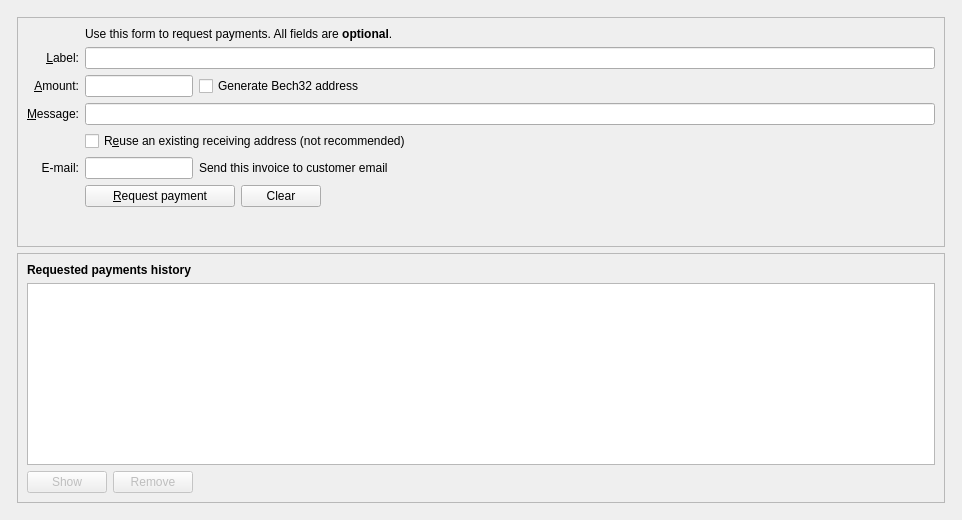
<?xml version="1.0" encoding="UTF-8"?>
<ui version="4.0">
 <class>ReceiveCoinsDialog</class>
 <widget class="QWidget" name="ReceiveCoinsDialog">
  <property name="geometry">
   <rect>
    <x>0</x>
    <y>0</y>
    <width>962</width>
    <height>520</height>
   </rect>
  </property>
  <layout class="QVBoxLayout" name="verticalLayout" stretch="0">
   <item>
    <layout class="QVBoxLayout" name="verticalLayout_Master" stretch="1">
     <property name="spacing">
      <number>0</number>
     </property>
     <item>
      <widget class="QFrame" name="frame_BG">
       <layout class="QVBoxLayout" name="verticalLayout_5">
        <property name="leftMargin">
         <number>6</number>
        </property>
        <property name="topMargin">
         <number>6</number>
        </property>
        <property name="rightMargin">
         <number>6</number>
        </property>
        <property name="bottomMargin">
         <number>6</number>
        </property>
        <item>
         <widget class="QFrame" name="frame2">
          <property name="sizePolicy">
           <sizepolicy hsizetype="Preferred" vsizetype="Expanding">
            <horstretch>0</horstretch>
            <verstretch>0</verstretch>
           </sizepolicy>
          </property>
          <property name="frameShape">
           <enum>QFrame::StyledPanel</enum>
          </property>
          <property name="frameShadow">
           <enum>QFrame::Sunken</enum>
          </property>
          <layout class="QVBoxLayout" name="verticalLayout_3">
           <item>
            <layout class="QGridLayout" name="gridLayout">
             <item row="4" column="2">
              <widget class="QLineEdit" name="reqLabel">
               <property name="toolTip">
                <string>An optional label to associate with the new receiving address.</string>
               </property>
              </widget>
             </item>
             <item row="6" column="0">
              <widget class="QLabel" name="label_3">
               <property name="toolTip">
                <string>An optional message to attach to the payment request, which will be displayed when the request is opened. Note: The message will not be sent with the payment over the Anker network.</string>
               </property>
               <property name="text">
                <string>&amp;Message:</string>
               </property>
               <property name="alignment">
                <set>Qt::AlignRight|Qt::AlignTrailing|Qt::AlignVCenter</set>
               </property>
               <property name="buddy">
                <cstring>reqMessage</cstring>
               </property>
              </widget>
             </item>
             <item row="7" column="0">
              <widget class="QLabel" name="label_4">
               <property name="text">
                <string/>
               </property>
              </widget>
             </item>
             <item row="2" column="2">
              <widget class="QLabel" name="label_5">
               <property name="text">
                <string>Use this form to request payments. All fields are &lt;b&gt;optional&lt;/b&gt;.</string>
               </property>
              </widget>
             </item>
             <item row="4" column="0">
              <widget class="QLabel" name="label_2">
               <property name="toolTip">
                <string>An optional label to associate with the new receiving address.</string>
               </property>
               <property name="text">
                <string>&amp;Label:</string>
               </property>
               <property name="alignment">
                <set>Qt::AlignRight|Qt::AlignTrailing|Qt::AlignVCenter</set>
               </property>
               <property name="buddy">
                <cstring>reqLabel</cstring>
               </property>
              </widget>
             </item>
             <item row="5" column="0">
              <widget class="QLabel" name="label">
               <property name="toolTip">
                <string>An optional amount to request. Leave this empty or zero to not request a specific amount.</string>
               </property>
               <property name="text">
                <string>&amp;Amount:</string>
               </property>
               <property name="alignment">
                <set>Qt::AlignRight|Qt::AlignTrailing|Qt::AlignVCenter</set>
               </property>
               <property name="buddy">
                <cstring>reqAmount</cstring>
               </property>
              </widget>
             </item>
             <item row="7" column="2">
              <widget class="QCheckBox" name="reuseAddress">
               <property name="toolTip">
                <string>Reuse one of the previously used receiving addresses.&lt;br&gt;Reusing addresses has security and privacy issues.&lt;br&gt;Do not use this unless re-generating a payment request made before.</string>
               </property>
               <property name="text">
                <string>R&amp;euse an existing receiving address (not recommended)</string>
               </property>
              </widget>
             </item>
             <item row="6" column="2">
              <widget class="QLineEdit" name="reqMessage">
               <property name="toolTip">
                <string>An optional message to attach to the payment request, which will be displayed when the request is opened.&lt;br&gt;Note: The message will not be sent with the payment over the Anker network.</string>
               </property>
              </widget>
             </item>
             <item row="9" column="2">
              <layout class="QHBoxLayout" name="horizontalLayout">
               <item>
                <widget class="QPushButton" name="receiveButton">
                 <property name="minimumSize">
                  <size>
                   <width>150</width>
                   <height>0</height>
                  </size>
                 </property>
                 <property name="text">
                  <string>&amp;Request payment</string>
                 </property>
                </widget>
               </item>
               <item>
                <widget class="QPushButton" name="clearButton">
                 <property name="sizePolicy">
                  <sizepolicy hsizetype="Minimum" vsizetype="Fixed">
                   <horstretch>0</horstretch>
                   <verstretch>0</verstretch>
                  </sizepolicy>
                 </property>
                 <property name="toolTip">
                  <string>Clear all fields of the form.</string>
                 </property>
                 <property name="text">
                  <string>Clear</string>
                 </property>
                 <property name="icon">
                  <iconset resource="../anker.qrc">
                   <normaloff>:/icons/remove</normaloff>:/icons/remove</iconset>
                 </property>
                 <property name="autoDefault">
                  <bool>false</bool>
                 </property>
                </widget>
               </item>
               <item>
                <spacer name="horizontalSpacer">
                 <property name="orientation">
                  <enum>Qt::Horizontal</enum>
                 </property>
                 <property name="sizeHint" stdset="0">
                  <size>
                   <width>40</width>
                   <height>20</height>
                  </size>
                 </property>
                </spacer>
               </item>
              </layout>
             </item>
             <item row="9" column="0">
              <widget class="QLabel" name="label_7">
               <property name="text">
                <string/>
               </property>
              </widget>
             </item>
             <item row="10" column="2">
              <spacer name="verticalSpacer">
               <property name="orientation">
                <enum>Qt::Vertical</enum>
               </property>
               <property name="sizeHint" stdset="0">
                <size>
                 <width>20</width>
                 <height>40</height>
                </size>
               </property>
              </spacer>
             </item>
             <item row="5" column="2">
              <layout class="QHBoxLayout" name="horizontalLayout_6">
               <item>
                <widget class="BitcoinAmountField" name="reqAmount">
                 <property name="sizePolicy">
                  <sizepolicy hsizetype="Fixed" vsizetype="Fixed">
                   <horstretch>0</horstretch>
                   <verstretch>0</verstretch>
                  </sizepolicy>
                 </property>
                 <property name="minimumSize">
                  <size>
                   <width>80</width>
                   <height>0</height>
                  </size>
                 </property>
                 <property name="maximumSize">
                  <size>
                   <width>1000</width>
                   <height>100</height>
                  </size>
                 </property>
                 <property name="toolTip">
                  <string>An optional amount to request. Leave this empty or zero to not request a specific amount.</string>
                 </property>
                </widget>
               </item>
               <item>
                <widget class="QCheckBox" name="useBech32">
                 <property name="sizePolicy">
                  <sizepolicy hsizetype="Fixed" vsizetype="Fixed">
                   <horstretch>0</horstretch>
                   <verstretch>0</verstretch>
                  </sizepolicy>
                 </property>
                 <property name="maximumSize">
                  <size>
                   <width>1000</width>
                   <height>16777215</height>
                  </size>
                 </property>
                 <property name="focusPolicy">
                  <enum>Qt::StrongFocus</enum>
                 </property>
                 <property name="toolTip">
                  <string>Bech32 addresses (BIP-173) are cheaper to spend from and offer better protection against typos. When unchecked a P2SH wrapped SegWit address will be created, compatible with older wallets.</string>
                 </property>
                 <property name="text">
                  <string>Generate Bech32 address</string>
                 </property>
                </widget>
               </item>
               <item>
                <spacer name="horizontalSpacer_3">
                 <property name="orientation">
                  <enum>Qt::Horizontal</enum>
                 </property>
                 <property name="sizeHint" stdset="0">
                  <size>
                   <width>0</width>
                   <height>0</height>
                  </size>
                 </property>
                </spacer>
               </item>
              </layout>
             </item>
             <item row="8" column="2">
              <layout class="QHBoxLayout" name="horizontalLayout_3">
               <item>
                <widget class="QLineEdit" name="emailEdit">
                 <property name="sizePolicy">
                  <sizepolicy hsizetype="Fixed" vsizetype="Fixed">
                   <horstretch>0</horstretch>
                   <verstretch>0</verstretch>
                  </sizepolicy>
                 </property>
                </widget>
               </item>
               <item>
                <widget class="QLabel" name="label_9">
                 <property name="text">
                  <string>Send this invoice to customer email</string>
                 </property>
                </widget>
               </item>
               <item>
                <spacer name="horizontalSpacer_4">
                 <property name="orientation">
                  <enum>Qt::Horizontal</enum>
                 </property>
                 <property name="sizeHint" stdset="0">
                  <size>
                   <width>40</width>
                   <height>20</height>
                  </size>
                 </property>
                </spacer>
               </item>
              </layout>
             </item>
             <item row="8" column="0">
              <widget class="QLabel" name="label_8">
               <property name="text">
                <string>E-mail:</string>
               </property>
               <property name="alignment">
                <set>Qt::AlignRight|Qt::AlignTrailing|Qt::AlignVCenter</set>
               </property>
              </widget>
             </item>
            </layout>
           </item>
          </layout>
         </widget>
        </item>
        <item>
         <widget class="QFrame" name="frame">
          <property name="sizePolicy">
           <sizepolicy hsizetype="Preferred" vsizetype="Expanding">
            <horstretch>0</horstretch>
            <verstretch>0</verstretch>
           </sizepolicy>
          </property>
          <property name="frameShape">
           <enum>QFrame::StyledPanel</enum>
          </property>
          <property name="frameShadow">
           <enum>QFrame::Raised</enum>
          </property>
          <layout class="QVBoxLayout" name="verticalLayout_2">
           <item>
            <widget class="QLabel" name="label_6">
             <property name="font">
              <font>
               <weight>75</weight>
               <bold>true</bold>
              </font>
             </property>
             <property name="text">
              <string>Requested payments history</string>
             </property>
            </widget>
           </item>
           <item>
            <widget class="QTableView" name="recentRequestsView">
             <property name="palette">
              <palette>
               <active>
                <colorrole role="Text">
                 <brush brushstyle="SolidPattern">
                  <color alpha="255">
                   <red>51</red>
                   <green>51</green>
                   <blue>51</blue>
                  </color>
                 </brush>
                </colorrole>
               </active>
               <inactive>
                <colorrole role="Text">
                 <brush brushstyle="SolidPattern">
                  <color alpha="255">
                   <red>51</red>
                   <green>51</green>
                   <blue>51</blue>
                  </color>
                 </brush>
                </colorrole>
               </inactive>
               <disabled>
                <colorrole role="Text">
                 <brush brushstyle="SolidPattern">
                  <color alpha="255">
                   <red>85</red>
                   <green>85</green>
                   <blue>85</blue>
                  </color>
                 </brush>
                </colorrole>
               </disabled>
              </palette>
             </property>
             <property name="contextMenuPolicy">
              <enum>Qt::CustomContextMenu</enum>
             </property>
             <property name="tabKeyNavigation">
              <bool>false</bool>
             </property>
             <property name="sortingEnabled">
              <bool>true</bool>
             </property>
            </widget>
           </item>
           <item>
            <layout class="QHBoxLayout" name="horizontalLayout_2">
             <item>
              <widget class="QPushButton" name="showRequestButton">
               <property name="enabled">
                <bool>false</bool>
               </property>
               <property name="toolTip">
                <string>Show the selected request (does the same as double clicking an entry)</string>
               </property>
               <property name="text">
                <string>Show</string>
               </property>
               <property name="icon">
                <iconset resource="../anker.qrc">
                 <normaloff>:/icons/edit</normaloff>:/icons/edit</iconset>
               </property>
               <property name="autoDefault">
                <bool>false</bool>
               </property>
              </widget>
             </item>
             <item>
              <widget class="QPushButton" name="removeRequestButton">
               <property name="enabled">
                <bool>false</bool>
               </property>
               <property name="toolTip">
                <string>Remove the selected entries from the list</string>
               </property>
               <property name="text">
                <string>Remove</string>
               </property>
               <property name="icon">
                <iconset resource="../anker.qrc">
                 <normaloff>:/icons/remove</normaloff>:/icons/remove</iconset>
               </property>
               <property name="autoDefault">
                <bool>false</bool>
               </property>
              </widget>
             </item>
             <item>
              <spacer name="horizontalSpacer_2">
               <property name="orientation">
                <enum>Qt::Horizontal</enum>
               </property>
               <property name="sizeHint" stdset="0">
                <size>
                 <width>40</width>
                 <height>20</height>
                </size>
               </property>
              </spacer>
             </item>
            </layout>
           </item>
          </layout>
         </widget>
        </item>
       </layout>
      </widget>
     </item>
    </layout>
   </item>
  </layout>
 </widget>
 <customwidgets>
  <customwidget>
   <class>BitcoinAmountField</class>
   <extends>QLineEdit</extends>
   <header>bitcoinamountfield.h</header>
   <container>1</container>
  </customwidget>
 </customwidgets>
 <tabstops>
  <tabstop>reqLabel</tabstop>
  <tabstop>reqAmount</tabstop>
  <tabstop>reqMessage</tabstop>
  <tabstop>reuseAddress</tabstop>
  <tabstop>receiveButton</tabstop>
  <tabstop>clearButton</tabstop>
  <tabstop>recentRequestsView</tabstop>
  <tabstop>showRequestButton</tabstop>
  <tabstop>removeRequestButton</tabstop>
 </tabstops>
 <resources>
  <include location="../anker.qrc"/>
 </resources>
 <connections/>
</ui>
